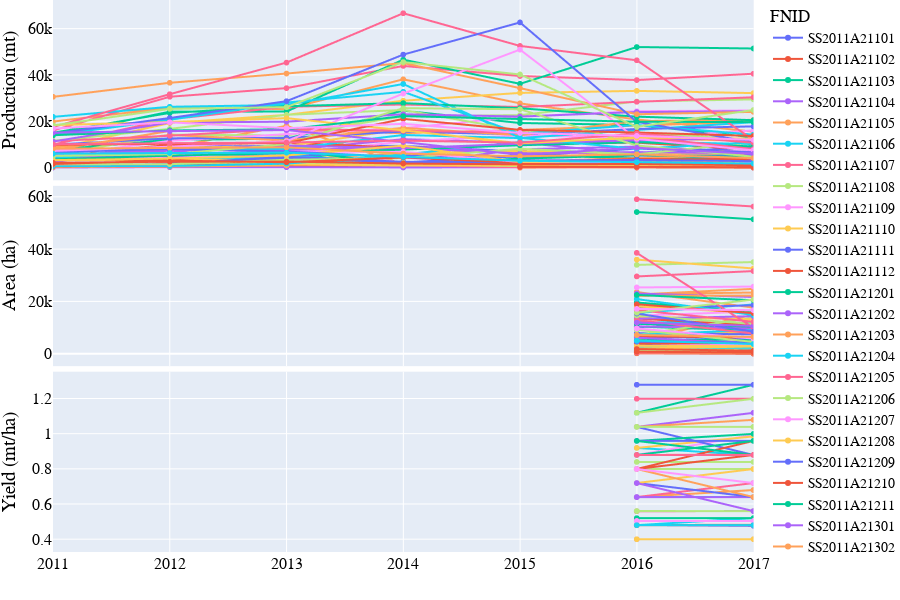

Notebook code cell kept with this figure:
### Code cell
# Lineplot of Production-Area-Yield time-series
country_iso, country_name = 'SS', 'South Sudan'
df = pd.read_csv('../data/crop/adm_crop_production_%s.csv' % country_iso, index_col=0)
df['year'] = df['harvest_year']
year = [df['year'].min(), df['year'].max()]
product_season = [
    ['Cereal Crops','Main'],
]
for product_name, season_name in product_season:
    footnote = 'Production-Area-Yield time-series of %s - %s - %s' % (country_iso, product_name, season_name)
    fn_save = '../figures/%s_line_pay_%s_%s.png' % (country_iso, product_name, season_name)
    sub = df[(df['product'] == product_name) & (df['season_name'] == season_name)]
    fig = PlotLinePAY(sub, year, footnote, fn_save)
    fig.show()
